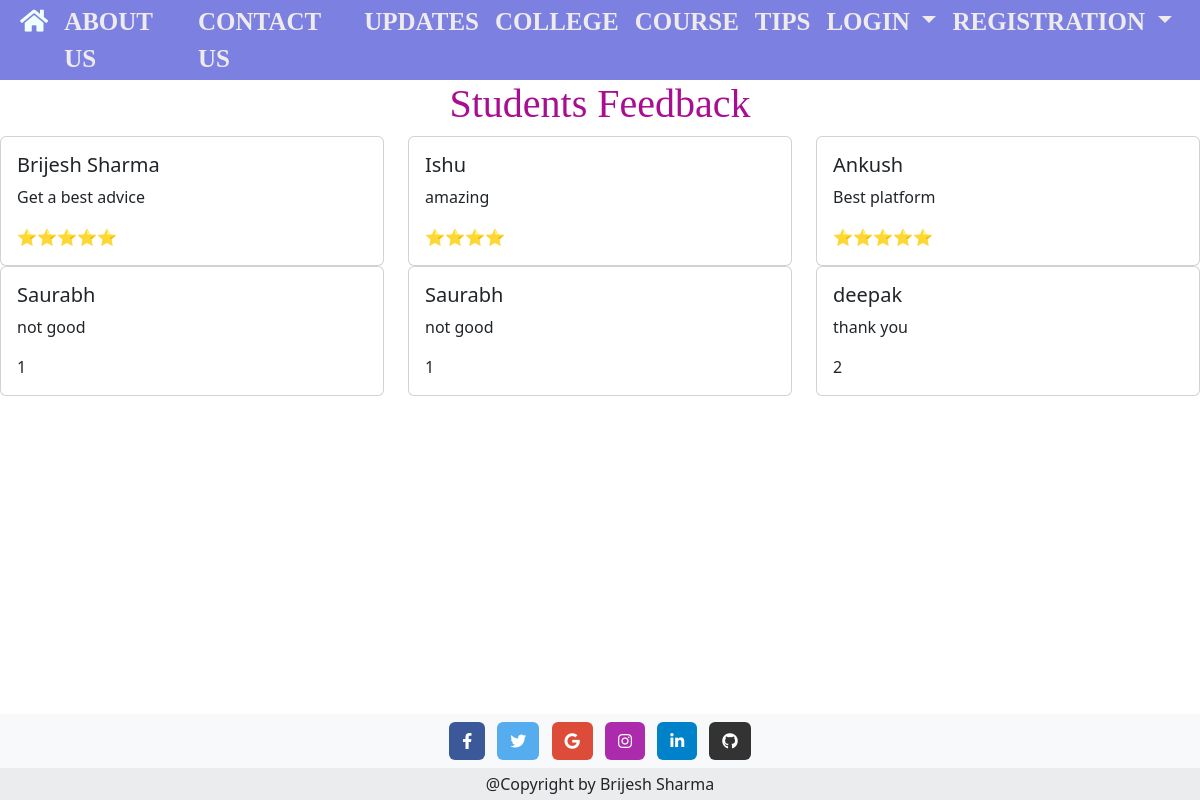
The page /more_feedback/ on the database its author committed.
### advice_app/models.py (models this page shows, shortened)
class FeedBack(models.Model):
    name = models.CharField(max_length=50)
    email = models.EmailField(max_length=100)
    remarks = models.TextField(null=True)
    ratings = models.CharField(max_length=5)
    date=models.DateField(default=timezone.now)

### advice_app/views.py (the view)
# urls.py: path("more_feedback/",views.more_feedback,name="more_feedback"),
def more_feedback(request):
    feedback_list=FeedBack.objects.all()
    context={
        "feedback_key":feedback_list
    }
    return render(request,'advice_app/html/all_feedbacks.html',context)

### advice_app/templates/advice_app/html/all_feedbacks.html (shortened to what this page needs)
<!DOCTYPE html>
{%load static%}
<html lang="en">
<head>
    {%include 'advice_app/common/common_css.html'%}
</head>
<body>
    {% include 'advice_app/common/header.html'%}
     <h1 style="text-align: center; color: rgb(169, 13, 146); font-family: cursive;">Students Feedback</h1>
    <div class="row">
        {%for f in feedback_key%}
        <div class='col-4'>
          <div class="card">
            <div class="card-body">
              <h5 class="card-title">{{f.name}}</h5>
              <p class="card-text">{{f.remarks}}</p>
              <p class="card-text">{{f.ratings}}</p>
            </div>
          </div>
        </div>
        {%endfor%}
       </div>
    {% include 'advice_app/common/footer.html' %}
</body>
</html>

### rows shown on the page
FeedBack: name "Brijesh Sharma", remarks "Get a best advice", ratings "⭐⭐⭐⭐⭐"
FeedBack: name "Ishu", remarks "amazing", ratings "⭐⭐⭐⭐"
FeedBack: name "Ankush", remarks "Best platform", ratings "⭐⭐⭐⭐⭐"
FeedBack: name "Saurabh", remarks "not good", ratings "1"
FeedBack: name "Saurabh", remarks "not good", ratings "1"
FeedBack: name "deepak", remarks "thank you", ratings "2"
